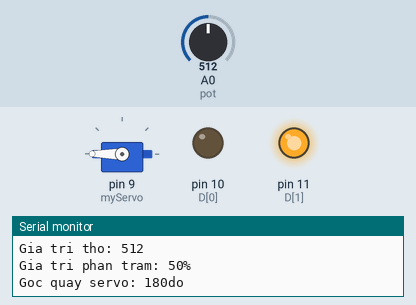
The sketch below on a simulated Arduino Uno, built with avr-gcc and run on an emulated ATmega328P. On the bench: servo, output pins drawn as LEDs (lit = HIGH), the last lines printed to the serial monitor. The inputs (shaded band) are chosen by the test bench; at power-on: A0 (pot) = 512.

Above: at 1.2 s.
1.3 s: A0 (pot) set to 716
At 2.5 s:
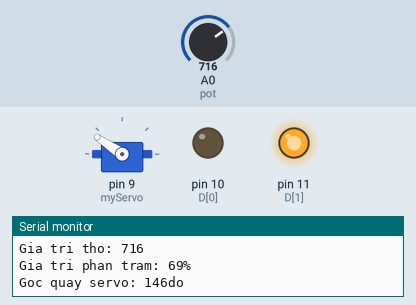
2.8 s: A0 (pot) set to 900
At 3.8 s:
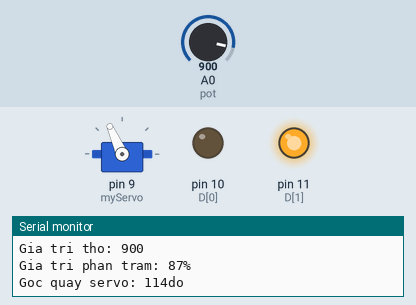
4.3 s: A0 (pot) set to 1023
At 4.9 s:
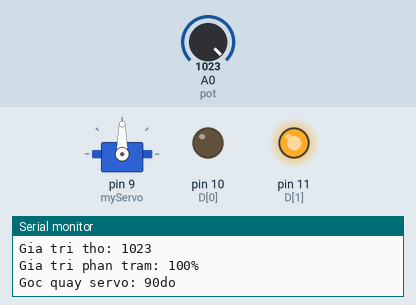
5.8 s: A0 (pot) set to 511
At 7.0 s:
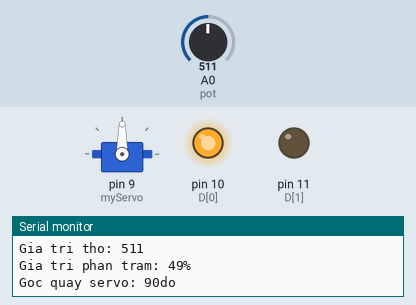
7.3 s: A0 (pot) set to 306
At 8.4 s:
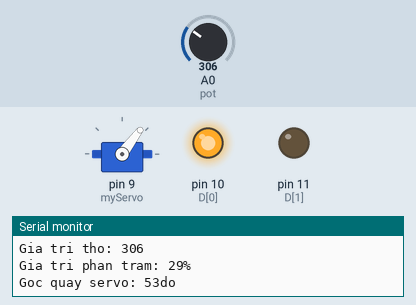
8.8 s: A0 (pot) set to 122
At 9.5 s:
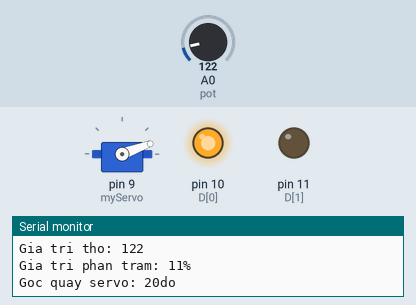
Timing chart, 0 to 11.3 s (numbered marks = the images above; inputs shaded):
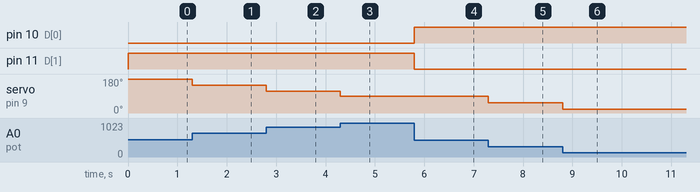

Measured:
- after the input at 1.3 s, servo on pin 9 (myServo): 180° → 146° at once
- after the input at 2.8 s, servo on pin 9 (myServo): 146° → 114° at once
- after the input at 4.3 s, servo on pin 9 (myServo): 114° → 90° at once
- after the input at 5.8 s, pin 10 (D[0]): LOW → HIGH at once; pin 11 (D[1]): HIGH → LOW at once
- after the input at 7.3 s, servo on pin 9 (myServo): 90° → 53° at once
- after the input at 8.8 s, servo on pin 9 (myServo): 53° → 20° at once

The sketch:

ND14_DHT_va_LCD.ino
```cpp
#include <Servo.h>
const byte D[2] = {10, 11};

Servo myServo;
int angle = 0;
int pot = A0;

int lastVal = -1;
int lastAngle = -1;

void setup() {
  Serial.begin(9600);
  myServo.attach(9);
  for (int i = 0; i < 2; i++) {
    pinMode(D[i], OUTPUT);
  }
  myServo.write(angle);
}

void loop() {
  int value = analogRead(pot);
  int percent = map(value, 0, 1023, 0, 100);

  if (percent < 50) {
    angle = map(percent, 0, 49, 0, 90);
    digitalWrite(D[0], HIGH);
    digitalWrite(D[1], LOW);
  }
  else {
    angle = map(percent, 50, 100, 180, 90);
    digitalWrite(D[0], LOW);
    digitalWrite(D[1], HIGH);
  }

  if (abs(angle - lastAngle) >= 1) {
    myServo.write(angle);
    lastAngle = angle;
  }

  if (abs(percent - lastVal) >= 2) {
    Serial.println("------------------");

    Serial.print("Gia tri tho: ");
    Serial.println(value);

    Serial.print("Gia tri phan tram: ");
    Serial.print(percent);
    Serial.println("%");

    Serial.print("Goc quay servo: ");
    Serial.print(angle);
    Serial.println("do");

    lastVal = percent;
  }
}
```
